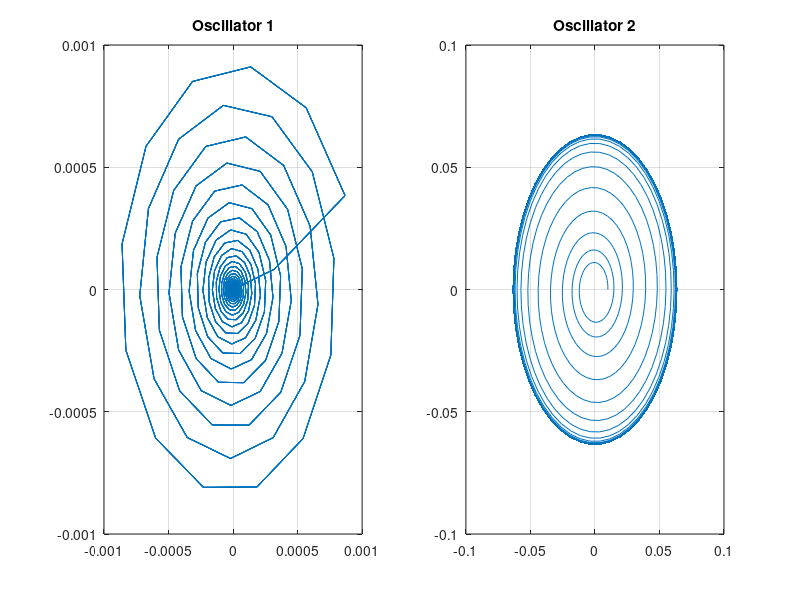
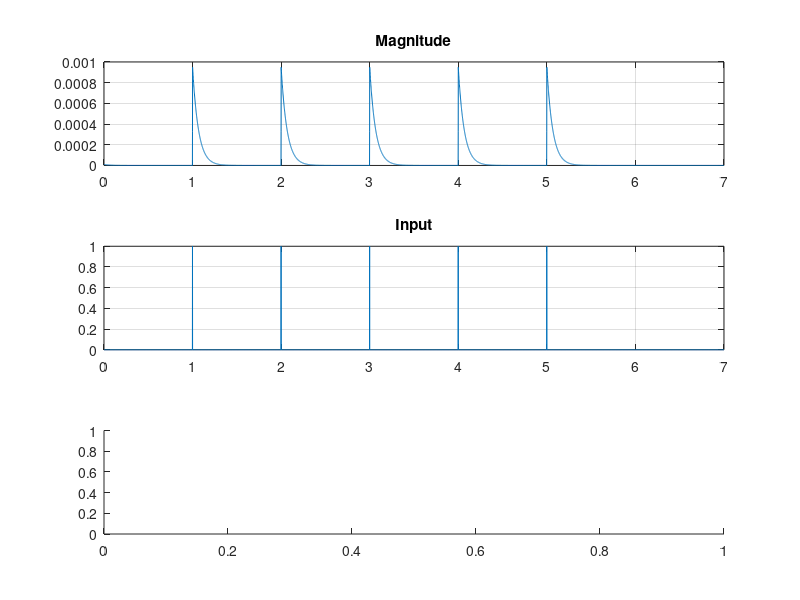

Source code (MATLAB) for these figures, in order: (Note: this script raises an error after producing the figures.)
% implementation of the Runge Kutta method

clear all;close all;clc;

% parameters of the gamma oscillator
z01 = 0.00001;
alpha1 = -15;
beta1 = 1;
beta2 = -1;
epsilon1 = 1;
f1 = 80;

% parameters of the beta oscillator
z02 = 0.01;
alpha2 = 8;
beta12 = -2000;
beta22 = 0;
epsilon2 = 0.03;
f2 = 20;

% parameters for time
fs = 1000;
dur = 7; % in seconds
T = 1/fs;
time = 0:T:dur;

ntime = length(time);

% initialize empty arrays
t_out = zeros(size(time));
z_out_1 = zeros(size(time));
z_out_2 = zeros(size(time));

% initialization values
t_out(1) = time(1);
z_out_1(1) = z01;
z_out_2(1) = z02;

% coupling parameters
c12 = 10; %dopamine level

% add an input
input = zeros(size(time));
ntaps = 5;
for i=1:ntaps
    input(fs*i) = 1;%hann(100+1);
end

for i=1:ntime-1
    
    %%% first layer %%%
    
    k1 = z_out_1(i)*(alpha1 + 1i*2*pi*f1 + beta1*abs(z_out_1(i))^2 + ...
        ((epsilon1*beta2*abs(z_out_1(i)))^4)/(1-epsilon1*abs(z_out_1(i))^2)) + input(i);
    
    z1 = z_out_1(i)+(T/2)*k1;
    
    k2 = z1*(alpha1 + 1i*2*pi*f1 + beta1*abs(z1)^2 + ...
        ((epsilon1*beta2*abs(z1))^4)/(1-epsilon1*abs(z1)^2)) + (input(i) + input(i+1))/2;
    
    z2 = z_out_1(i)+(T/2)*k2;
    
    k3 = z2*(alpha1 + 1i*2*pi*f1 + beta1*abs(z2)^2 + ...
        ((epsilon1*beta2*abs(z2))^4)/(1-epsilon1*abs(z2)^2)) + (input(i) + input(i+1))/2;
    
    z3 = z_out_1(i)+T*k3;
    
    k4 = z3*(alpha1 + 1i*2*pi*f1 + beta1*abs(z3)^2 + ...
        ((epsilon1*beta2*abs(z3))^4)/(1-epsilon1*abs(z3)^2)) + (input(i));
    
    z_out_1(i+1) = z_out_1(i) + (1/6)*T*(k1+(2*k2)+(2*k3)+k4);
    
    %%% second layer %%%
    
    k1 = z_out_2(i)*(alpha2 + 1i*2*pi*f2 + beta12*abs(z_out_2(i))^2 + ...
        ((epsilon2*beta22*abs(z_out_2(i)))^4)/(1-epsilon2*abs(z_out_2(i))^2)) + c12*(z_out_1(i));
    
    z1 = z_out_2(i)+(T/2)*k1;
    
    k2 = z1*(alpha2 + 1i*2*pi*f2 + beta12*abs(z1)^2 + ...
        ((epsilon2*beta22*abs(z1))^4)/(1-epsilon2*abs(z1)^2)) + c12*(z_out_1(i) + z_out_1(i+1))/2;
    
    z2 = z_out_2(i)+(T/2)*k2;
    
    k3 = z2*(alpha2 + 1i*2*pi*f2 + beta12*abs(z2)^2 + ...
        ((epsilon2*beta22*abs(z2))^4)/(1-epsilon2*abs(z2)^2)) + c12*(z_out_1(i) + z_out_1(i+1))/2;
    
    z3 = z_out_2(i)+T*k3;
    
    k4 = z3*(alpha2 + 1i*2*pi*f2 + beta12*abs(z3)^2 + ...
        ((epsilon2*beta22*abs(z3))^4)/(1-epsilon2*abs(z3)^2)) + c12*(z_out_1(i));
    
    z_out_2(i+1) = z_out_2(i) + (1/6)*T*(k1+(2*k2)+(2*k3)+k4);     
    
    t_out(i+1) = t_out(i) + T;
    
end

figure(1)
axis square
subplot(1,2,1)
plot((z_out_1));
title('Oscillator 1')
grid on
subplot(1,2,2)
plot((z_out_2));
grid on
title('Oscillator 2')

figure(2)
subplot(3,1,1)
plot(time,abs(z_out_1))
grid on
title('Magnitude')
subplot(3,1,2)
plot(time,input)
grid on
title('Input')
subplot(3,1,3)
spectrogram(z_out_1,kaiser(256,5),220,20000,fs,'yaxis')
title('Spectrum')
ylim([0 100])
xlabel('time(s)')

figure(3)
subplot(3,1,1)
% plot3(time,real(z_out_2),imag(z_out_2))
plot(abs(z_out_2))
axis tight
grid on
title('Magnitude')
subplot(3,1,2)
plot(time,real(z_out_1))
grid on
title('Input')
subplot(3,1,3)
spectrogram(z_out_2,kaiser(256,5),220,20000,fs,'yaxis')
title('Spectrum')
ylim([0 100])
xlabel('time(s)')

figure(4)
subplot(4,1,1)
plot3(time,real(z_out_2),imag(z_out_2))      
grid on
title('Complex amplitude of the Beta Oscillator')
subplot(4,1,2)
spectrogram(z_out_2,kaiser(256,5),220,20000,fs,'yaxis')
title('Spectrum of the Beta Oscillator')
ylim([0 100])
subplot(4,1,3)
spectrogram(z_out_1,kaiser(256,5),220,20000,fs,'yaxis')
title('Spectrum of the Gamma Oscillator')
ylim([0 100])
subplot(4,1,4)
stem(time,input)
grid on
ylim([0.01 1.2])
ylabel('Amplitude')
xlabel('time(s)')
title('Input')
%%
close all
figure(1)
grid on
for i=1:length(time)-1   
    
    plot3(time(i:i+1),real(z_out_2(i:i+1)),imag(z_out_2(i:i+1)),'-k')
    grid on
    hold on
    pause(0.000001)
       
end
